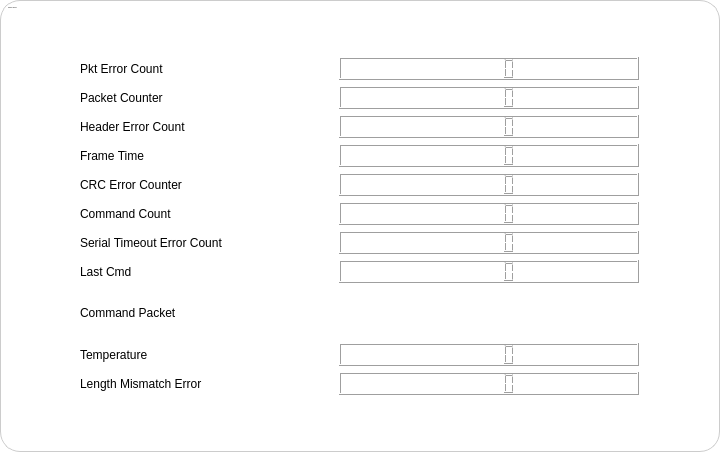
       <widget class="QGroupBox" name="CommBox">
        <property name="minimumSize">
         <size>
          <width>720</width>
          <height>0</height>
         </size>
        </property>
        <property name="maximumSize">
         <size>
          <width>720</width>
          <height>16777215</height>
         </size>
        </property>
        <property name="font">
         <font>
          <family>Segoe UI</family>
          <pointsize>-1</pointsize>
          <bold>true</bold>
         </font>
        </property>
        <property name="styleSheet">
         <string notr="true">QGroupBox {
                                        background-color: #fff;
                                        border: 1px solid #ccc;
                                        border-radius: 20px;
                                        margin-top: 0px;
                                        padding: 5px;
                                        }

                                        QGroupBox::title {
                                        subcontrol-origin: content;
                                        subcontrol-position: top left;
                                        padding: 1px 2px;
                                        color: #444;
                                        font-size: 28px;
                                        background-color: transparent;
                                        }
                                    </string>
        </property>
        <property name="title">
         <string>MISCELLANEOUS</string>
        </property>
        <layout class="QGridLayout" name="gridLayout_5">
         <item row="5" column="2">
          <widget class="QLCDNumber" name="headerErrorCountDisp">
           <property name="sizePolicy">
            <sizepolicy hsizetype="Fixed" vsizetype="Preferred">
             <horstretch>0</horstretch>
             <verstretch>0</verstretch>
            </sizepolicy>
           </property>
           <property name="minimumSize">
            <size>
             <width>120</width>
             <height>0</height>
            </size>
           </property>
           <property name="maximumSize">
            <size>
             <width>300</width>
             <height>60</height>
            </size>
           </property>
           <property name="font">
            <font>
             <family>Segoe UI</family>
             <pointsize>-1</pointsize>
            </font>
           </property>
          </widget>
         </item>
         <item row="4" column="0">
          <widget class="QLabel" name="label_21">
           <property name="maximumSize">
            <size>
             <width>480</width>
             <height>60</height>
            </size>
           </property>
           <property name="text">
            <string>Packet Counter</string>
           </property>
          </widget>
         </item>
         <item row="7" column="0">
          <widget class="QLabel" name="label_18_v_16">
           <property name="sizePolicy">
            <sizepolicy hsizetype="Fixed" vsizetype="Preferred">
             <horstretch>0</horstretch>
             <verstretch>0</verstretch>
            </sizepolicy>
           </property>
           <property name="minimumSize">
            <size>
             <width>50</width>
             <height>0</height>
            </size>
           </property>
           <property name="maximumSize">
            <size>
             <width>480</width>
             <height>16777215</height>
            </size>
           </property>
           <property name="text">
            <string>CRC Error Counter</string>
           </property>
          </widget>
         </item>
         <item row="0" column="0">
          <spacer name="verticalSpacer">
           <property name="orientation">
            <enum>Qt::Orientation::Vertical</enum>
           </property>
           <property name="sizeType">
            <enum>QSizePolicy::Policy::Fixed</enum>
           </property>
           <property name="sizeHint" stdset="0">
            <size>
             <width>20</width>
             <height>40</height>
            </size>
           </property>
          </spacer>
         </item>
         <item row="1" column="0">
          <widget class="QLabel" name="label_18_v_14">
           <property name="sizePolicy">
            <sizepolicy hsizetype="Fixed" vsizetype="Preferred">
             <horstretch>0</horstretch>
             <verstretch>0</verstretch>
            </sizepolicy>
           </property>
           <property name="minimumSize">
            <size>
             <width>50</width>
             <height>0</height>
            </size>
           </property>
           <property name="maximumSize">
            <size>
             <width>480</width>
             <height>16777215</height>
            </size>
           </property>
           <property name="text">
            <string>Pkt Error Count</string>
           </property>
          </widget>
         </item>
         <item row="6" column="0">
          <widget class="QLabel" name="label_18_v_4">
           <property name="sizePolicy">
            <sizepolicy hsizetype="Fixed" vsizetype="Preferred">
             <horstretch>0</horstretch>
             <verstretch>0</verstretch>
            </sizepolicy>
           </property>
           <property name="minimumSize">
            <size>
             <width>50</width>
             <height>0</height>
            </size>
           </property>
           <property name="maximumSize">
            <size>
             <width>480</width>
             <height>16777215</height>
            </size>
           </property>
           <property name="text">
            <string>Frame Time</string>
           </property>
          </widget>
         </item>
         <item row="14" column="0">
          <widget class="QLabel" name="spVolt1Lbl">
           <property name="text">
            <string>Command Packet</string>
           </property>
          </widget>
         </item>
         <item row="5" column="0">
          <widget class="QLabel" name="label_18_v_15">
           <property name="sizePolicy">
            <sizepolicy hsizetype="Fixed" vsizetype="Preferred">
             <horstretch>0</horstretch>
             <verstretch>0</verstretch>
            </sizepolicy>
           </property>
           <property name="minimumSize">
            <size>
             <width>50</width>
             <height>0</height>
            </size>
           </property>
           <property name="maximumSize">
            <size>
             <width>480</width>
             <height>16777215</height>
            </size>
           </property>
           <property name="text">
            <string>Header Error Count</string>
           </property>
          </widget>
         </item>
         <item row="7" column="2">
          <widget class="QLCDNumber" name="crcErrorCountDisp">
           <property name="sizePolicy">
            <sizepolicy hsizetype="Fixed" vsizetype="Preferred">
             <horstretch>0</horstretch>
             <verstretch>0</verstretch>
            </sizepolicy>
           </property>
           <property name="minimumSize">
            <size>
             <width>120</width>
             <height>0</height>
            </size>
           </property>
           <property name="maximumSize">
            <size>
             <width>300</width>
             <height>60</height>
            </size>
           </property>
           <property name="font">
            <font>
             <family>Segoe UI</family>
             <pointsize>-1</pointsize>
            </font>
           </property>
          </widget>
         </item>
         <item row="1" column="2">
          <widget class="QLCDNumber" name="pktErrorCountDisp">
           <property name="sizePolicy">
            <sizepolicy hsizetype="Fixed" vsizetype="Preferred">
             <horstretch>0</horstretch>
             <verstretch>0</verstretch>
            </sizepolicy>
           </property>
           <property name="minimumSize">
            <size>
             <width>120</width>
             <height>0</height>
            </size>
           </property>
           <property name="maximumSize">
            <size>
             <width>300</width>
             <height>60</height>
            </size>
           </property>
           <property name="font">
            <font>
             <family>Segoe UI</family>
             <pointsize>-1</pointsize>
            </font>
           </property>
          </widget>
         </item>
         <item row="14" column="2">
          <widget class="QLabel" name="serialDebug">
           <property name="sizePolicy">
            <sizepolicy hsizetype="Fixed" vsizetype="Preferred">
             <horstretch>0</horstretch>
             <verstretch>0</verstretch>
            </sizepolicy>
           </property>
           <property name="minimumSize">
            <size>
             <width>300</width>
             <height>48</height>
            </size>
           </property>
           <property name="maximumSize">
            <size>
             <width>300</width>
             <height>60</height>
            </size>
           </property>
           <property name="text">
            <string/>
           </property>
          </widget>
         </item>
         <item row="4" column="2">
          <widget class="QLCDNumber" name="pktCounter">
           <property name="sizePolicy">
            <sizepolicy hsizetype="Fixed" vsizetype="Preferred">
             <horstretch>0</horstretch>
             <verstretch>0</verstretch>
            </sizepolicy>
           </property>
           <property name="minimumSize">
            <size>
             <width>240</width>
             <height>0</height>
            </size>
           </property>
           <property name="maximumSize">
            <size>
             <width>300</width>
             <height>60</height>
            </size>
           </property>
           <property name="font">
            <font>
             <family>Segoe UI</family>
             <pointsize>-1</pointsize>
            </font>
           </property>
          </widget>
         </item>
         <item row="9" column="2">
          <widget class="QLCDNumber" name="serialTimeoutErrorCount">
           <property name="sizePolicy">
            <sizepolicy hsizetype="Fixed" vsizetype="Preferred">
             <horstretch>0</horstretch>
             <verstretch>0</verstretch>
            </sizepolicy>
           </property>
           <property name="minimumSize">
            <size>
             <width>120</width>
             <height>0</height>
            </size>
           </property>
           <property name="maximumSize">
            <size>
             <width>300</width>
             <height>60</height>
            </size>
           </property>
           <property name="font">
            <font>
             <family>Segoe UI</family>
             <pointsize>-1</pointsize>
            </font>
           </property>
          </widget>
         </item>
         <item row="18" column="0">
          <spacer name="verticalSpacer_3">
           <property name="orientation">
            <enum>Qt::Orientation::Vertical</enum>
           </property>
           <property name="sizeType">
            <enum>QSizePolicy::Policy::Minimum</enum>
           </property>
           <property name="sizeHint" stdset="0">
            <size>
             <width>20</width>
             <height>40</height>
            </size>
           </property>
          </spacer>
         </item>
         <item row="9" column="0">
          <widget class="QLabel" name="label_18_v_17">
           <property name="sizePolicy">
            <sizepolicy hsizetype="Fixed" vsizetype="Preferred">
             <horstretch>0</horstretch>
             <verstretch>0</verstretch>
            </sizepolicy>
           </property>
           <property name="minimumSize">
            <size>
             <width>50</width>
             <height>0</height>
            </size>
           </property>
           <property name="maximumSize">
            <size>
             <width>480</width>
             <height>16777215</height>
            </size>
           </property>
           <property name="text">
            <string>Serial Timeout Error Count</string>
           </property>
          </widget>
         </item>
         <item row="6" column="2">
          <widget class="QLCDNumber" name="frameTime">
           <property name="sizePolicy">
            <sizepolicy hsizetype="Fixed" vsizetype="Preferred">
             <horstretch>0</horstretch>
             <verstretch>0</verstretch>
            </sizepolicy>
           </property>
           <property name="minimumSize">
            <size>
             <width>240</width>
             <height>0</height>
            </size>
           </property>
           <property name="maximumSize">
            <size>
             <width>300</width>
             <height>60</height>
            </size>
           </property>
           <property name="font">
            <font>
             <family>Segoe UI</family>
             <pointsize>-1</pointsize>
            </font>
           </property>
          </widget>
         </item>
         <item row="8" column="0">
          <widget class="QLabel" name="label_18_v_6">
           <property name="sizePolicy">
            <sizepolicy hsizetype="Fixed" vsizetype="Preferred">
             <horstretch>0</horstretch>
             <verstretch>0</verstretch>
            </sizepolicy>
           </property>
           <property name="minimumSize">
            <size>
             <width>50</width>
             <height>0</height>
            </size>
           </property>
           <property name="maximumSize">
            <size>
             <width>480</width>
             <height>16777215</height>
            </size>
           </property>
           <property name="text">
            <string>Command Count</string>
           </property>
          </widget>
         </item>
         <item row="8" column="2">
          <widget class="QLCDNumber" name="cmdCount">
           <property name="sizePolicy">
            <sizepolicy hsizetype="Fixed" vsizetype="Preferred">
             <horstretch>0</horstretch>
             <verstretch>0</verstretch>
            </sizepolicy>
           </property>
           <property name="minimumSize">
            <size>
             <width>240</width>
             <height>0</height>
            </size>
           </property>
           <property name="maximumSize">
            <size>
             <width>300</width>
             <height>60</height>
            </size>
           </property>
           <property name="font">
            <font>
             <family>Segoe UI</family>
             <pointsize>-1</pointsize>
            </font>
           </property>
          </widget>
         </item>
         <item row="13" column="0">
          <widget class="QLabel" name="label_18_v_13">
           <property name="sizePolicy">
            <sizepolicy hsizetype="Fixed" vsizetype="Preferred">
             <horstretch>0</horstretch>
             <verstretch>0</verstretch>
            </sizepolicy>
           </property>
           <property name="minimumSize">
            <size>
             <width>50</width>
             <height>0</height>
            </size>
           </property>
           <property name="maximumSize">
            <size>
             <width>480</width>
             <height>16777215</height>
            </size>
           </property>
           <property name="text">
            <string>Last Cmd</string>
           </property>
          </widget>
         </item>
         <item row="13" column="2">
          <widget class="QLCDNumber" name="lastCmd">
           <property name="sizePolicy">
            <sizepolicy hsizetype="Fixed" vsizetype="Preferred">
             <horstretch>0</horstretch>
             <verstretch>0</verstretch>
            </sizepolicy>
           </property>
           <property name="minimumSize">
            <size>
             <width>240</width>
             <height>0</height>
            </size>
           </property>
           <property name="maximumSize">
            <size>
             <width>300</width>
             <height>60</height>
            </size>
           </property>
           <property name="font">
            <font>
             <family>Segoe UI</family>
             <pointsize>-1</pointsize>
            </font>
           </property>
          </widget>
         </item>
         <item row="15" column="0">
          <widget class="QLabel" name="label_23">
           <property name="maximumSize">
            <size>
             <width>190</width>
             <height>60</height>
            </size>
           </property>
           <property name="text">
            <string>Temperature</string>
           </property>
          </widget>
         </item>
         <item row="15" column="2">
          <widget class="QLCDNumber" name="temperature">
           <property name="sizePolicy">
            <sizepolicy hsizetype="Minimum" vsizetype="Preferred">
             <horstretch>0</horstretch>
             <verstretch>0</verstretch>
            </sizepolicy>
           </property>
           <property name="minimumSize">
            <size>
             <width>240</width>
             <height>0</height>
            </size>
           </property>
           <property name="maximumSize">
            <size>
             <width>300</width>
             <height>60</height>
            </size>
           </property>
           <property name="font">
            <font>
             <family>Segoe UI</family>
             <pointsize>-1</pointsize>
            </font>
           </property>
          </widget>
         </item>
         <item row="16" column="0">
          <widget class="QLabel" name="label_18_v_18">
           <property name="sizePolicy">
            <sizepolicy hsizetype="Fixed" vsizetype="Preferred">
             <horstretch>0</horstretch>
             <verstretch>0</verstretch>
            </sizepolicy>
           </property>
           <property name="minimumSize">
            <size>
             <width>50</width>
             <height>0</height>
            </size>
           </property>
           <property name="maximumSize">
            <size>
             <width>480</width>
             <height>16777215</height>
            </size>
           </property>
           <property name="text">
            <string>Length Mismatch Error</string>
           </property>
          </widget>
         </item>
         <item row="16" column="2">
          <widget class="QLCDNumber" name="lengthMismatchErrorCount">
           <property name="sizePolicy">
            <sizepolicy hsizetype="Fixed" vsizetype="Preferred">
             <horstretch>0</horstretch>
             <verstretch>0</verstretch>
            </sizepolicy>
           </property>
           <property name="minimumSize">
            <size>
             <width>240</width>
             <height>0</height>
            </size>
           </property>
           <property name="maximumSize">
            <size>
             <width>300</width>
             <height>60</height>
            </size>
           </property>
           <property name="font">
            <font>
             <family>Segoe UI</family>
             <pointsize>-1</pointsize>
            </font>
           </property>
          </widget>
         </item>
        </layout>
       </widget>
